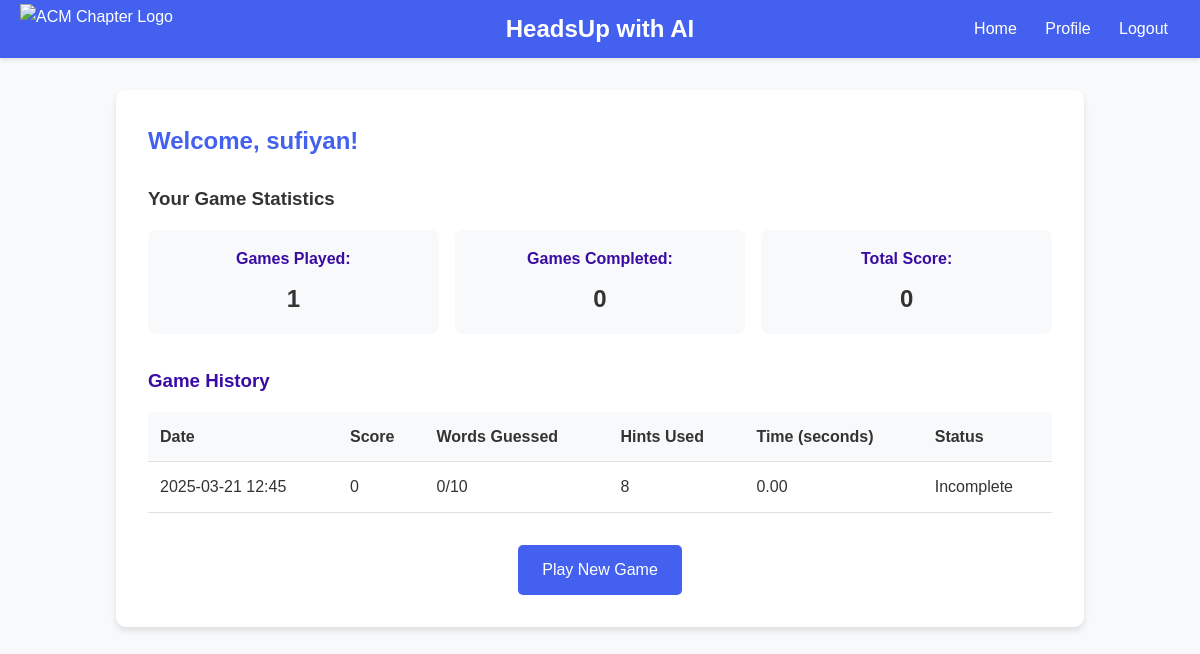
/profile (signed in), run on an earlier commit of the app's database.
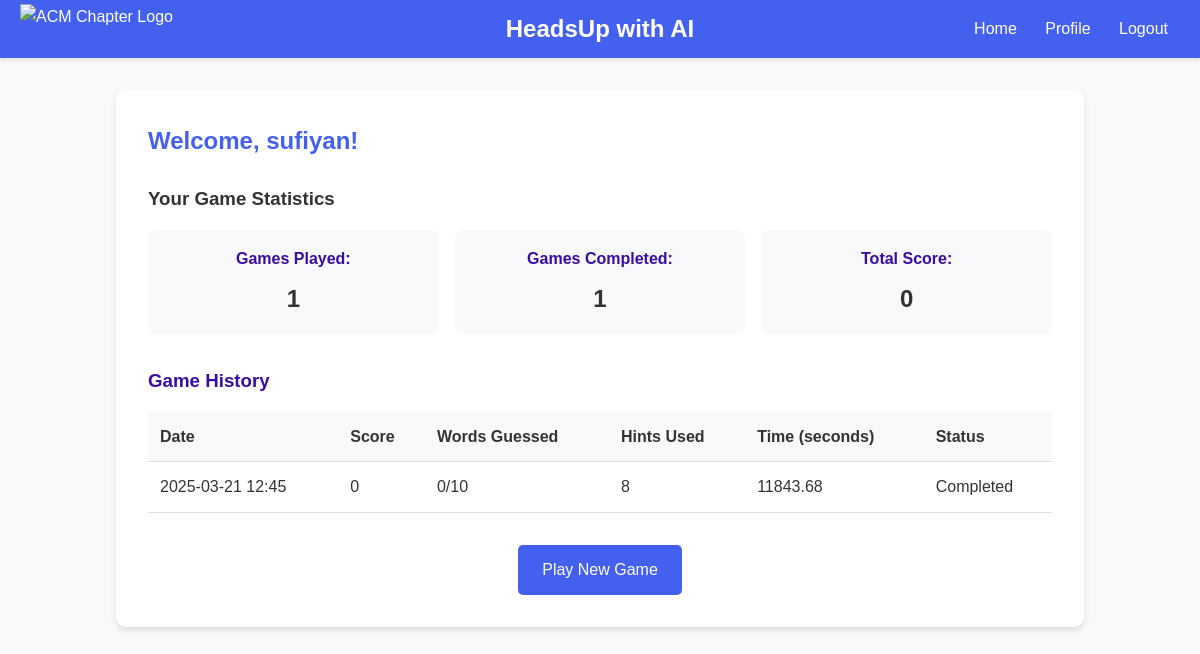
And on a later commit of the database.
### models.py (models this page shows, shortened)
class User(UserMixin, db.Model):
    id = db.Column(db.Integer, primary_key=True)
    username = db.Column(db.String(100), unique=True, nullable=False)
    email = db.Column(db.String(100), unique=True, nullable=False)
    password_hash = db.Column(db.String(200), nullable=False)
    created_at = db.Column(db.DateTime, default=datetime.utcnow)

class GameResult(db.Model):
    id = db.Column(db.Integer, primary_key=True)
    user_id = db.Column(db.Integer, db.ForeignKey('user.id'), nullable=False)
    score = db.Column(db.Integer, default=0)
    words_guessed = db.Column(db.Integer, default=0)
    total_hints = db.Column(db.Integer, default=0)
    time_taken = db.Column(db.Float, default=0)
    completed = db.Column(db.Boolean, default=False)
    created_at = db.Column(db.DateTime, default=datetime.utcnow)
    user = db.relationship('User', backref=db.backref('games', lazy=True))

### app.py (the view)
@app.route("/profile")
@login_required
def profile():
    game_results = GameResult.query.filter_by(user_id=current_user.id).order_by(GameResult.created_at.desc()).all()
    return render_template("profile.html", user=current_user, games=game_results)

### app.py (called while the page is built)
@login_manager.user_loader
def load_user(user_id):
    return User.query.get(int(user_id))

### templates/profile.html
{% extends "base.html" %}
{% block content %}
<div class="profile-container">
    <h2>Welcome, {{ user.username }}!</h2>
    <div class="stats-container">
        <h3>Your Game Statistics</h3>
        <div class="stats">
            <div class="stat-item">
                <span class="stat-label">Games Played:</span>
                <span class="stat-value">{{ games|length }}</span>
            </div>
            <div class="stat-item">
                <span class="stat-label">Games Completed:</span>
                <span class="stat-value">{{ games|selectattr('completed', 'equalto', true)|list|length }}</span>
            </div>
            <div class="stat-item">
                <span class="stat-label">Total Score:</span>
                <span class="stat-value">{{ games|sum(attribute='score') }}</span>
            </div>
        </div>
    </div>
    <div class="game-history">
        <h3>Game History</h3>
        {% if games %}
        <table>
            <thead>
                <tr>
                    <th>Date</th>
                    <th>Score</th>
                    <th>Words Guessed</th>
                    <th>Hints Used</th>
                    <th>Time (seconds)</th>
                    <th>Status</th>
                </tr>
            </thead>
            <tbody>
                {% for game in games %}
                <tr>
                    <td>{{ game.created_at.strftime('%Y-%m-%d %H:%M') }}</td>
                    <td>{{ game.score }}</td>
                    <td>{{ game.words_guessed }}/10</td>
                    <td>{{ game.total_hints }}</td>
                    <td>{{ "%.2f"|format(game.time_taken) }}</td>
                    <td>{{ "Completed" if game.completed else "Incomplete" }}</td>
                </tr>
                {% endfor %}
            </tbody>
        </table>
        {% else %}
        <p>You haven't played any games yet.</p>
        {% endif %}
    </div>
    <div class="action-buttons">
        <a href="{{ url_for('index') }}" class="button">Play New Game</a>
    </div>
</div>
{% endblock %}

### templates/base.html (shortened to what this page needs)
<!DOCTYPE html>
<html>
<head>
    <link rel="stylesheet" href="{{ url_for('static', filename='styles.css') }}">
</head>
<body>
    <nav class="navbar">
        <div class="navbar-brand">
            <img src="{{ url_for('static', filename='images/ACM-Chapter.jpg') }}" alt="ACM Chapter Logo" class="navbar-logo">
        </div>
        <a href="{{ url_for('index') }}" class="navbar-title">HeadsUp with AI</a>
        <div class="navbar-menu">
            <a href="{{ url_for('index') }}" class="navbar-item">Home</a>
            {% if current_user.is_authenticated %}
            <a href="{{ url_for('profile') }}" class="navbar-item">Profile</a>
            <a href="{{ url_for('logout') }}" class="navbar-item">Logout</a>
            {% else %}
            <a href="{{ url_for('login') }}" class="navbar-item">Login</a>
            <a href="{{ url_for('signup') }}" class="navbar-item">Sign Up</a>
            {% endif %}
        </div>
    </nav>
    <section class="main-content">
        {% block content %}
        {% endblock %}
    </section>
</body>
</html>

### static/styles.css (style rules this page uses)
:root { --primary-color: #4361ee; --secondary-color: #3a0ca3; --accent-color: #7209b7; --success-color: #2ecc71; --error-color: #e74c3c; --background-color: #f8f9fa; --card-color: #ffffff; --text-color: #333333; --border-color: #e0e0e0; }
* { margin: 0; padding: 0; box-sizing: border-box; }
body { font-family: 'Poppins', sans-serif; background-color: var(--background-color); color: var(--text-color); line-height: 1.6; }
.navbar { display: flex; justify-content: space-between; align-items: center; background-color: var(--primary-color); color: white; padding: 1rem 2rem; box-shadow: 0 2px 4px rgba(0, 0, 0, 0.1); position: relative; }
.navbar-brand { position: absolute; left: 20px; display: flex; align-items: center; }
.navbar-logo { height: 50px; width: auto; object-fit: contain; }
.navbar-title { position: absolute; left: 50%; transform: translateX(-50%); font-size: 1.5rem; font-weight: bold; color: white; text-decoration: none; }
.navbar-menu { margin-left: auto; }
.navbar-item { color: white; text-decoration: none; margin-left: 1.5rem; transition: opacity 0.3s; }
.main-content { max-width: 1000px; margin: 2rem auto; padding: 0 1rem; }
.profile-container { background-color: var(--card-color); border-radius: 10px; padding: 2rem; box-shadow: 0 4px 6px rgba(0, 0, 0, 0.1); }
.profile-container h2 { color: var(--primary-color); margin-bottom: 1.5rem; }
.stats-container { margin-bottom: 2rem; }
.stats { display: flex; justify-content: space-between; flex-wrap: wrap; gap: 1rem; margin-top: 1rem; }
.stat-item { flex: 1; min-width: 200px; background-color: var(--background-color); padding: 1rem; border-radius: 8px; text-align: center; }
.stat-label { display: block; font-weight: bold; margin-bottom: 0.5rem; color: var(--secondary-color); }
.stat-value { font-size: 1.5rem; font-weight: bold; }
.game-history { margin-bottom: 2rem; }
.game-history h3 { margin-bottom: 1rem; color: var(--secondary-color); }
table { width: 100%; border-collapse: collapse; }
table th, table td { padding: 0.75rem; text-align: left; border-bottom: 1px solid var(--border-color); }
table th { background-color: var(--background-color); font-weight: bold; }
.action-buttons { display: flex; justify-content: center; margin-top: 2rem; }
.button { display: inline-block; background-color: var(--primary-color); color: white; text-decoration: none; padding: 0.75rem 1.5rem; border-radius: 5px; transition: background-color 0.3s, transform 0.2s; }

What changed in the data, as far as the page shows it:
changed GameResult: time_taken "0.00" → "11843.68"; completed "Incomplete" → "Completed"
Also different on the page:
{{ games|selectattr('completed', 'equalto', true)|list|length }}: "0" → "1"
